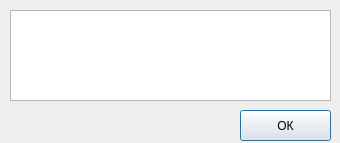
<?xml version="1.0" encoding="UTF-8"?>
<ui version="4.0">
 <class>DialogSuccess</class>
 <widget class="QDialog" name="DialogSuccess">
  <property name="geometry">
   <rect>
    <x>0</x>
    <y>0</y>
    <width>340</width>
    <height>143</height>
   </rect>
  </property>
  <property name="windowTitle">
   <string>Успешно</string>
  </property>
  <widget class="QPushButton" name="btn_close">
   <property name="geometry">
    <rect>
     <x>240</x>
     <y>110</y>
     <width>91</width>
     <height>31</height>
    </rect>
   </property>
   <property name="text">
    <string>ОК</string>
   </property>
  </widget>
  <widget class="QTextEdit" name="tb_info">
   <property name="geometry">
    <rect>
     <x>10</x>
     <y>10</y>
     <width>321</width>
     <height>91</height>
    </rect>
   </property>
   <property name="readOnly">
    <bool>true</bool>
   </property>
  </widget>
 </widget>
 <resources/>
 <connections/>
</ui>
